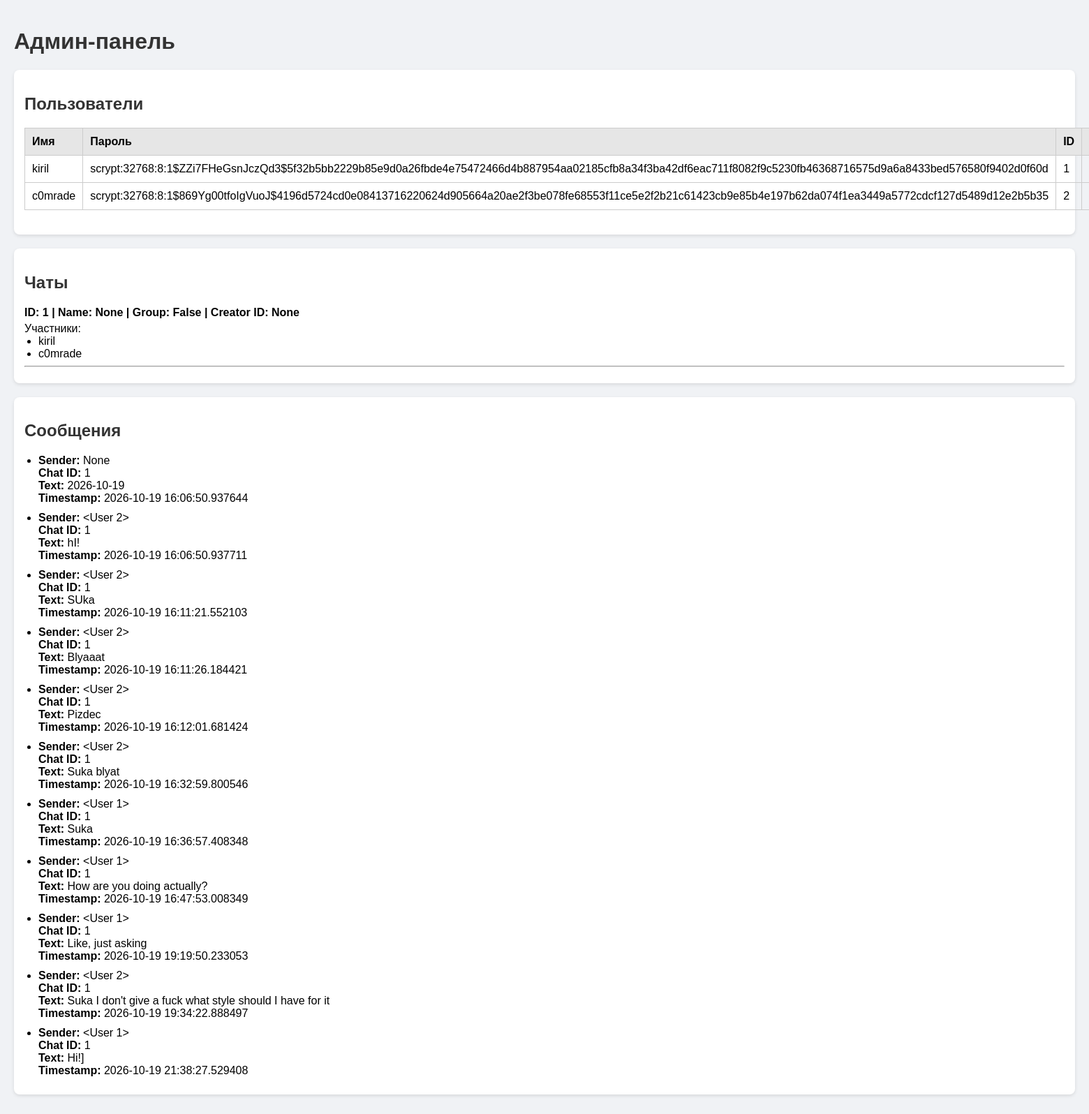
/admin, run on an earlier commit of the app's database.
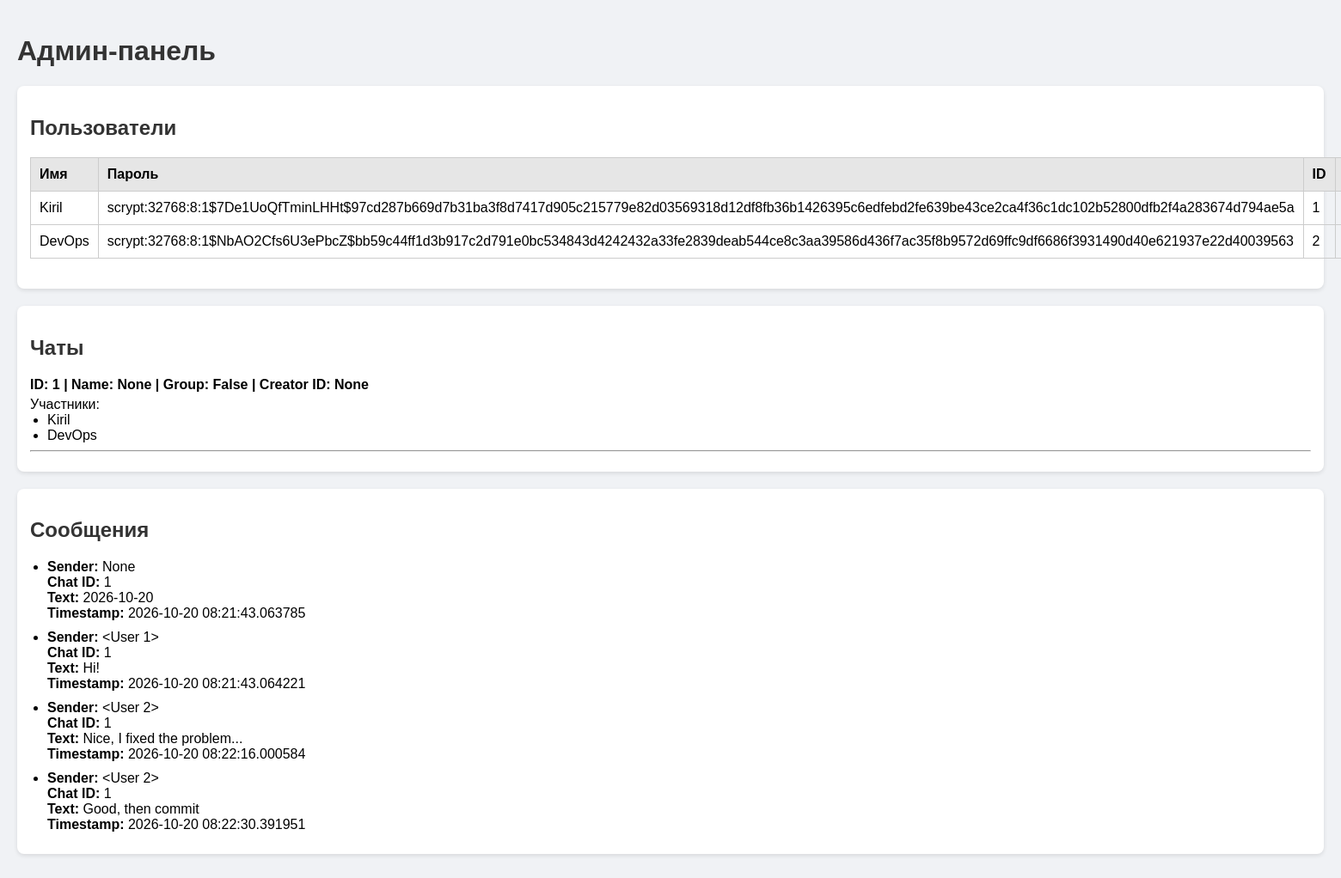
And on a later commit of the database.
### backend/stuff/db.py (models this page shows, shortened)
class User(db.Model):
    __tablename__ = 'users'
    _id = db.Column(db.Integer, primary_key=True)
    name = db.Column(db.String(100), nullable=False, unique=True)  # можно 150, если нужно
    password = db.Column(db.String(512), nullable=False)
    messages = db.relationship('Message', back_populates='sender', lazy=True)
    isActive = db.Column(db.Boolean, default=False)

class Message(db.Model):
    __tablename__ = 'messages'
    _id = db.Column(db.Integer, primary_key=True)
    chat_id = db.Column(db.Integer, db.ForeignKey('chats._id'), nullable=False)
    sender_id = db.Column(db.Integer, db.ForeignKey('users._id'), default=None, nullable=True)  # может быть None для системных сообщений
    text = db.Column(db.Text, nullable=False)  # Text вместо String
    timestamp = db.Column(db.DateTime, default=datetime.utcnow)
    isCurrentTimeStamp = db.Column(db.Boolean, default=False)
    sender = db.relationship('User', back_populates='messages')

### backend/stuff/routes.py (the view)
    @app.route('/admin')
    def admin():
        users_list = User.query.all()
        message_list = Message.query.all()
        chats_raw = Chat.query.all()
        chats = []
        for chat in chats_raw:
            participant_names = []
            for p in chat.participants:
                if p.user:
                    participant_names.append(p.user.name)
                else:
                    print(f"Warning: ChatParticipant {p._id} has no valid user")
            chats.append({
                "id": chat._id,
                "name": chat.name,
                "is_group": chat.is_group,
                "creator_id": chat.creator_id,
                "participants": participant_names
            })
        return render_template("Users.html", users=users_list, chats=chats, messages=message_list)

### backend/stuff/templates/Users.html (shortened to what this page needs)
<!DOCTYPE html>
<html lang="ru">
<head>
</head>
<body>
    <h1>Админ-панель</h1>
    <div class="card">
        <h2>Пользователи</h2>
        <table>
            <thead>
                <tr>
                    <th>Имя</th>
                    <th>Пароль</th>
                    <th>ID</th>
                    <th>Online</th>
                </tr>
            </thead>
            <tbody>
                {% for user in users %}
                <tr>
                    <td>{{ user.name }}</td>
                    <td>{{ user.password }}</td>
                    <td>{{ user._id }}</td>
                    <td>{{ user.isActive }}</td>
                </tr>
                {% else %}
                <tr>
                    <td colspan="2">Пользователи не найдены</td>
                </tr>
                {% endfor %}
            </tbody>
        </table>
    </div>
    <div class="card">
        <h2>Чаты</h2>
        {% for chat in chats %}
        <div class="chat-header">ID: {{ chat.id }} | Name: {{ chat.name }} | Group: {{ chat.is_group }} | Creator ID: {{ chat.creator_id }}</div>
        <span>Участники:</span>
        <ul>
            {% for name in chat.participants %}
                <li>{{ name }}</li>
            {% endfor %}
        </ul>
        <hr>
        {% endfor %}
    </div>
    <div class="card">
        <h2>Сообщения</h2>
        <ul class="message-list">
            {% for msg in messages %}
            <li>
                <strong>Sender:</strong> {{ msg.sender }}<br>
                <strong>Chat ID:</strong> {{ msg.chat_id }}<br>
                <strong>Text:</strong> {{ msg.text }}<br>
                <strong>Timestamp:</strong> {{ msg.timestamp }}<br>
            </li>
            {% else %}
            <li>Сообщений нет</li>
            {% endfor %}
        </ul>
    </div>
</body>
</html>

### backend/stuff/templates/Users.html (style rules this page uses)
body { font-family: Arial, sans-serif; background-color: #f0f2f5; margin: 0; padding: 20px; }
h1, h2, h3 { color: #333; }
table { width: 100%; border-collapse: collapse; margin-bottom: 20px; }
table, th, td { border: 1px solid #ccc; }
th, td { padding: 10px; text-align: left; }
th { background-color: #e6e6e6; }
.card { background-color: white; border-radius: 8px; padding: 15px; margin-bottom: 20px; box-shadow: 0 2px 5px rgba(0,0,0,0.1); }
ul { margin: 0; padding-left: 20px; }
.chat-header { font-weight: bold; margin-bottom: 5px; }
.message-list li { margin-bottom: 10px; }

What changed in the data, as far as the page shows it:
removed Message: sender "None", chat_id "1", text "2026-10-19", timestamp "2026-10-19 16:06:50.937644"
removed Message: sender "<User 2>", chat_id "1", text "Pizdec", timestamp "2026-10-19 16:12:01.681424"
removed Message: sender "<User 2>", chat_id "1", text "Suka blyat", timestamp "2026-10-19 16:32:59.800546"
removed Message: sender "<User 1>", chat_id "1", text "Suka", timestamp "2026-10-19 16:36:57.408348"
removed Message: sender "<User 1>", chat_id "1", text "How are you doing actually?", timestamp "2026-10-19 16:47:53.008349"
removed Message: sender "<User 1>", chat_id "1", text "Like, just asking", timestamp "2026-10-19 19:19:50.233053"
removed Message: sender "<User 2>", chat_id "1", text "Suka I don't give a fuck what style should I have for it", timestamp "2026-10-19 19:34:22.888497"
removed Message: sender "<User 1>", chat_id "1", text "Hi!]", timestamp "2026-10-19 21:38:27.529408"
changed User id 1: name "kiril" → "Kiril"; password "scrypt:32768:8:1$ZZi7FHeGsnJczQd3$5f32b5bb2229b85e9d0a26fbde4e75472466d4b887954aa02185cfb8a34f3ba42df6eac711f8082f9c5230fb46368716575d9a6a8433bed576580f9402d0f60d" → "scrypt:32768:8:1$7De1UoQfTminLHHt$97cd287b669d7b31ba3f8d7417d905c215779e82d03569318d12df8fb36b1426395c6edfebd2fe639be43ce2ca4f36c1dc102b52800dfb2f4a283674d794ae5a"
changed User id 2: name "c0mrade" → "DevOps"; password "scrypt:32768:8:1$869Yg00tfoIgVuoJ$4196d5724cd0e08413716220624d905664a20ae2f3be078fe68553f11ce5e2f2b21c61423cb9e85b4e197b62da074f1ea3449a5772cdcf127d5489d12e2b5b35" → "scrypt:32768:8:1$NbAO2Cfs6U3ePbcZ$bb59c44ff1d3b917c2d791e0bc534843d4242432a33fe2839deab544ce8c3aa39586d436f7ac35f8b9572d69ffc9df6686f3931490d40e621937e22d40039563"
added Message: sender "None", chat_id "1", text "2026-10-20", timestamp "2026-10-20 08:21:43.063785"
changed Message (number 2 of 4 on the later page): sender "<User 2>" → "<User 1>"; text "hI!" → "Hi!"; timestamp "2026-10-19 16:06:50.937711" → "2026-10-20 08:21:43.064221"
changed Message: text "SUka" → "Nice, I fixed the problem..."; timestamp "2026-10-19 16:11:21.552103" → "2026-10-20 08:22:16.000584"
changed Message: text "Blyaaat" → "Good, then commit"; timestamp "2026-10-19 16:11:26.184421" → "2026-10-20 08:22:30.391951"
